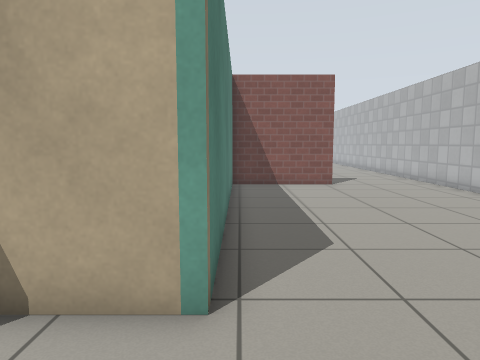
View 1 (above)

17 first-person views from a walk through a world built for the Gazebo simulator. The camera is 0.94 m above the floor, tilts 6° down and sees 70° across. The floor is counted in squares, 0.5 m on a side. Each view is taken from the middle of a square. On the plan, view 1 faces up. The plan holds only what a view shows up to about 17 squares ahead; the rest is blank. Simple patterns stand in for the simulator's built-in surfaces.

View 2
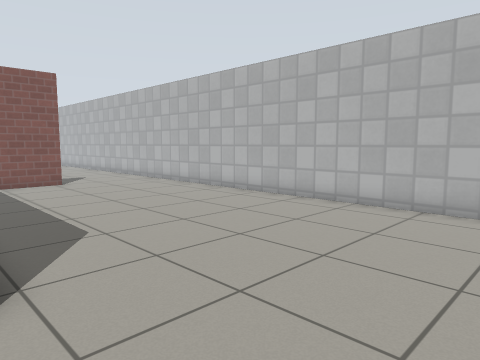

View 3
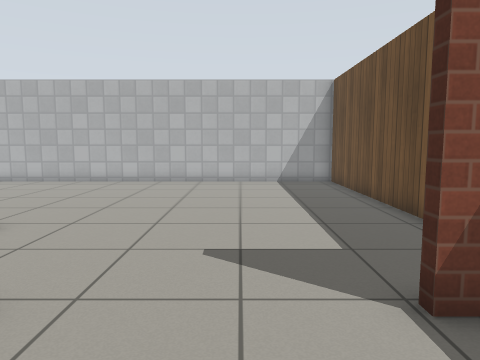

View 4
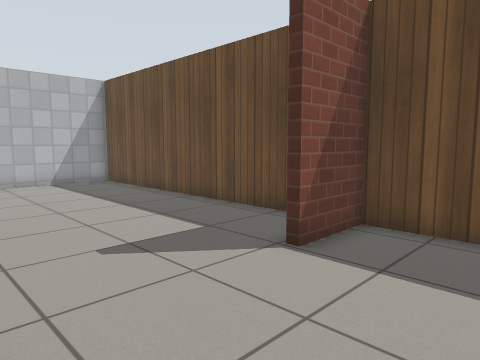

View 5
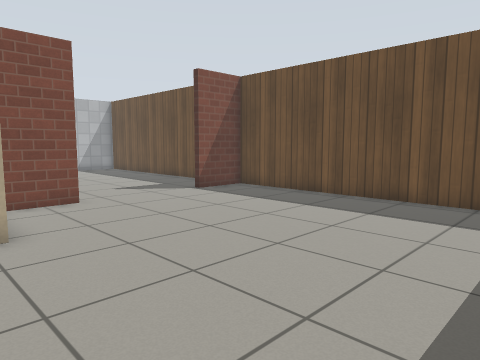

View 6
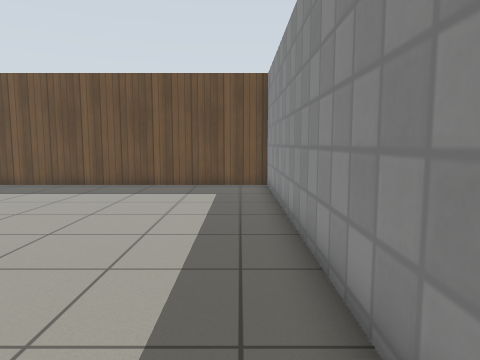

View 7
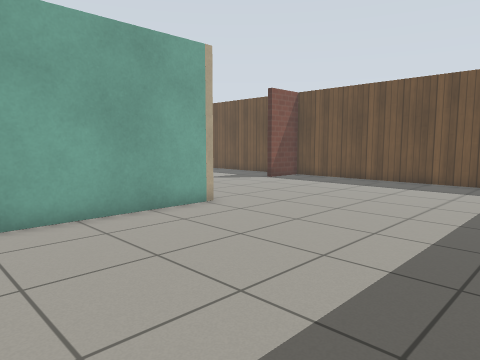

View 8
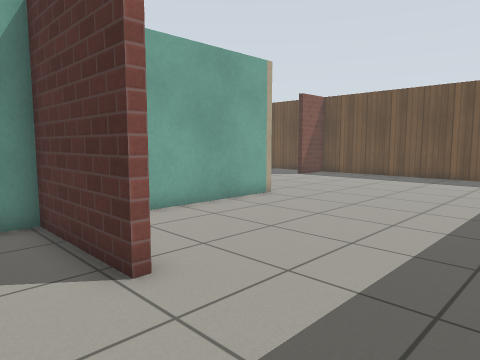

View 9
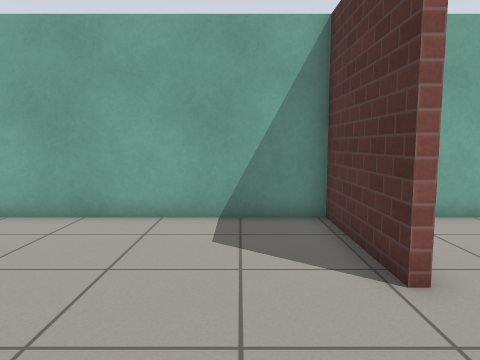

View 10
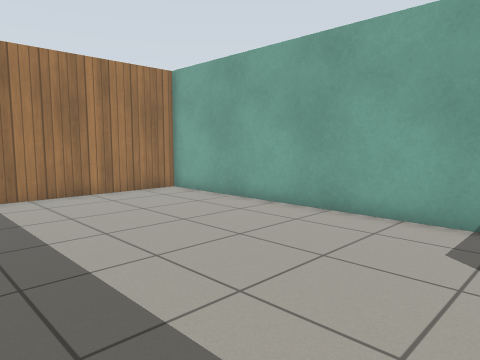

View 11
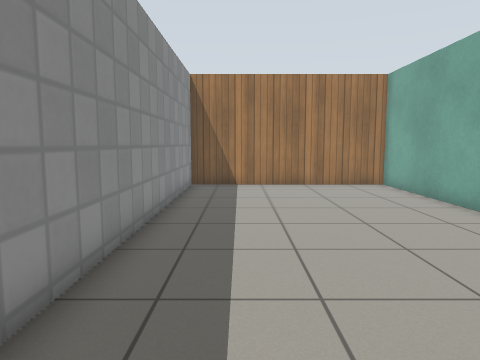

View 12
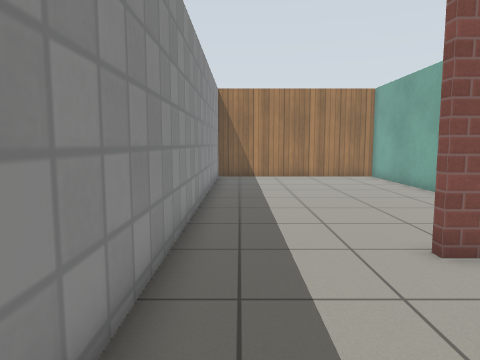

View 13
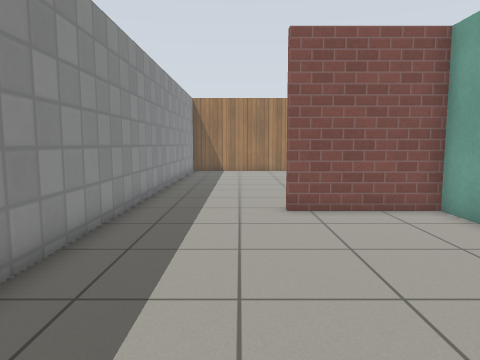

View 14
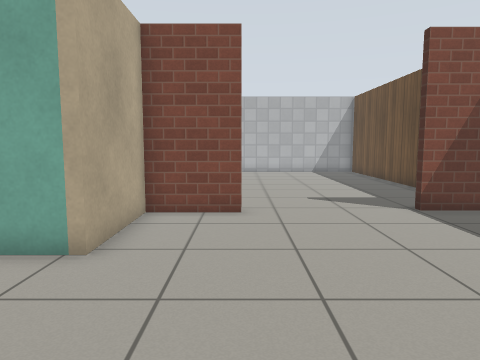

View 15
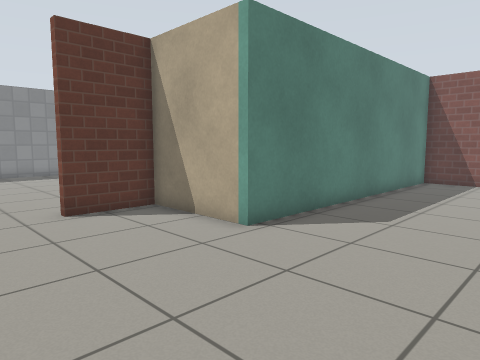

View 16
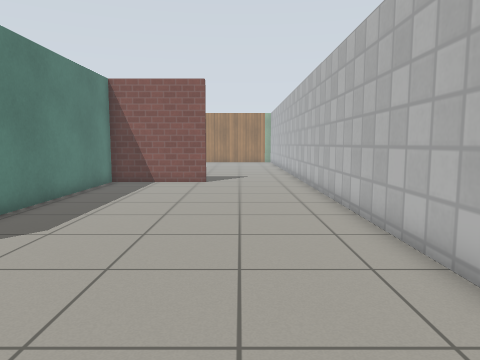

View 17
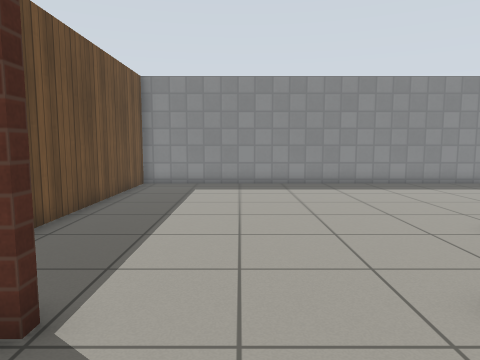

### Floor plan
Ten units are one square. View 1 is at (0, 0); x grows to the right and y downward. Boxes are objects, and circles mark ways between rooms. Rooms are numbered by the first view taken in them; rooms with no view inside come last. Other rooms are left out.
<svg viewBox="-177 -263 274 334">
<path fill="none" stroke="#000" d="M-24 66 92 66 92 -155M44 -159 -3 -159 -3 -36 -44 -36 -44 -10M-44 -10 -47 -10 -47 -36 -83 -36 -83 -115 -127 -115 -127 -118M-172 -126 -172 66 -44 66 -44 40M-127 -118 -83 -118 -83 -258 -172 -258 -172 -126"/>
<circle cx="-40" cy="20" r="3" fill="#2a7"/>
<circle cx="-150" cy="-120" r="3" fill="#2a7"/>
<text x="30" y="-40">1</text>
<text x="-120" y="-20">2</text>
<text x="-130" y="-190">3</text>
</svg>
Room 1 opens to room 2. Room 2 opens to room 3.

Where each view was taken, in squares from view 1:
view 1: 0 up, 0 right, facing up
view 2: 1 down, 1 left, facing up-right
view 3: 2 down, 8 left, facing right
view 4: 1 up, 8 left, facing down-right
view 5: 5 up, 16 left, facing down-right
view 6: 9 up, 16 left, facing down
view 7: 11 up, 17 left, facing down-right
view 8: 14 up, 17 left, facing down-right
view 9: 14 up, 17 left, facing right
view 10: 13 up, 17 left, facing up-right
view 11: 10 up, 15 left, facing up
view 12: 6 up, 16 left, facing up
view 13: 2 up, 14 left, facing up
view 14: 1 up, 14 left, facing right
view 15: 2 down, 5 right, facing up-left
view 16: 1 down, 6 right, facing up
view 17: 2 down, 1 left, facing left
